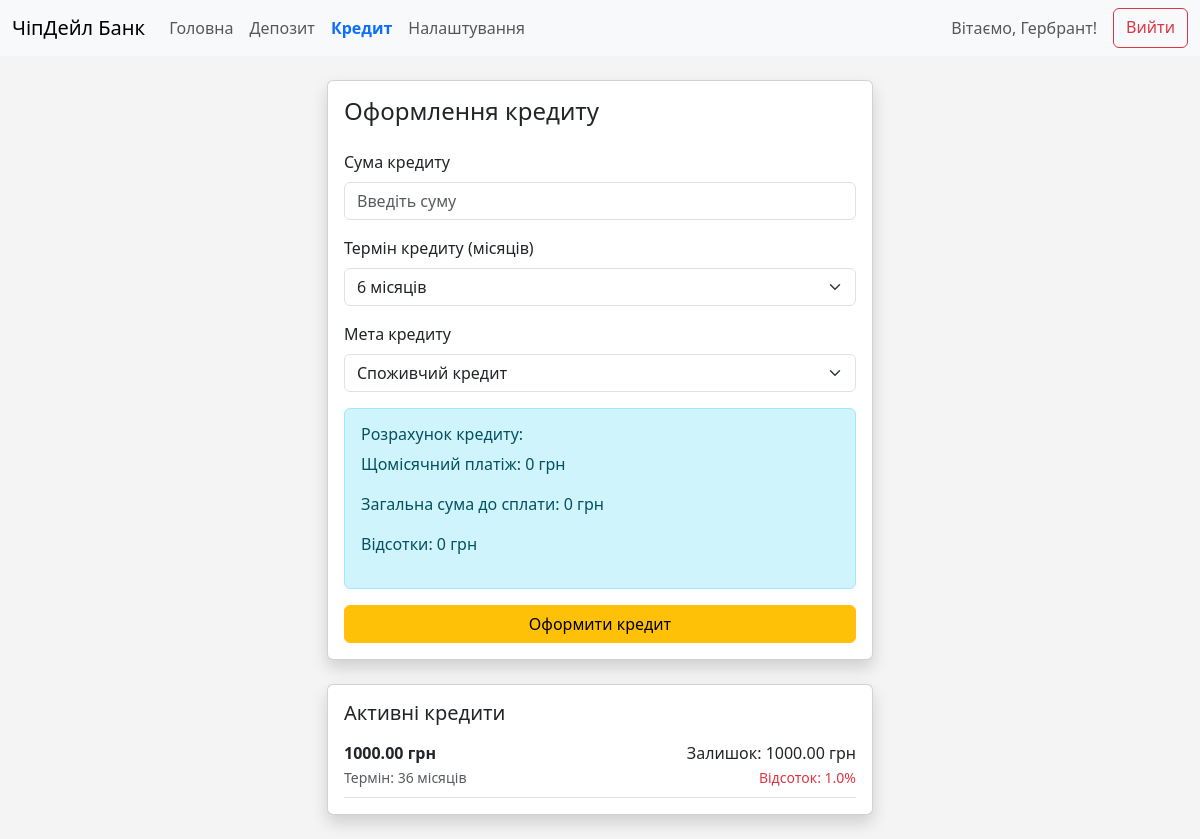
The app's page /credit (signed in), older data.
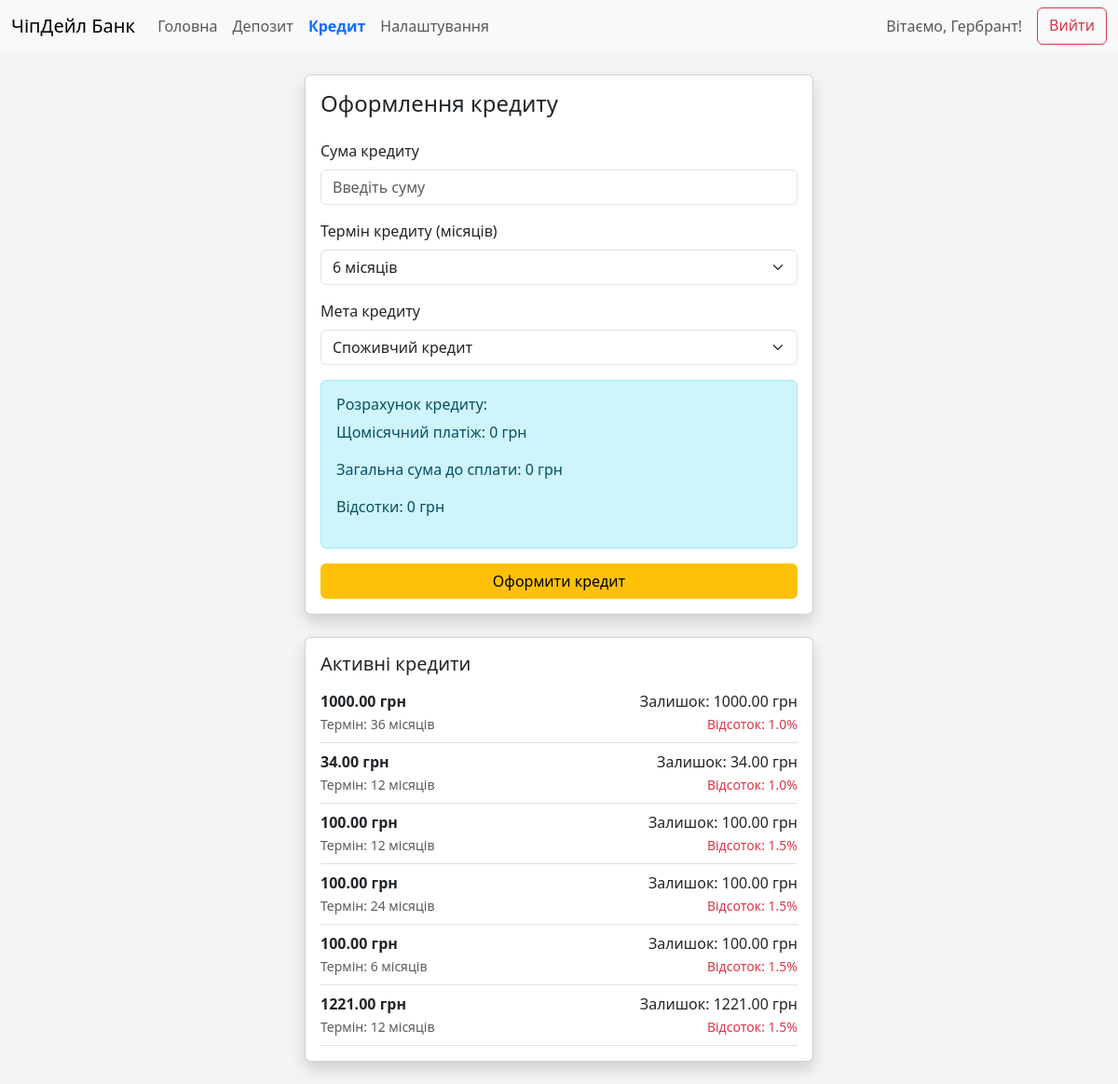
The same page, newer data.
### app/models.py (models this page shows)
class Loan(db.Model):
    id = db.Column(db.Integer, primary_key=True)
    amount = db.Column(db.Float, nullable=False)
    interest_rate = db.Column(db.Float, nullable=False)
    term_months = db.Column(db.Integer, nullable=False)
    remaining_balance = db.Column(db.Float, nullable=False)
    user_id = db.Column(db.Integer, db.ForeignKey('user.id'), nullable=False)

### app/routes.py (the view)
@main_bp.route('/credit')
@login_required
def credit():
    try:
        user = User.query.get(current_user.id)
        if not user:
            return redirect(url_for('main.index'))
        loans = Loan.query.filter_by(user_id=user.id).all()
        return render_template('credit.html', user=user, loans=loans)
    except Exception as e:
        print(f"Помилка при доступі до сторінки кредиту: {str(e)}")
        return redirect(url_for('main.index'))

### app/__init__.py (called while the page is built)
@login_manager.user_loader
def load_user(user_id):
    from app.models import User
    try:
        user = User.query.get(int(user_id))
        print(f"Завантаження користувача: {user_id} -> {user}")
        return user
    except Exception as e:
        print(f"Помилка при завантаженні користувача: {str(e)}")
        return None

### templates/credit.html (shortened to what the changed rows need)
<!DOCTYPE html>
<html lang="uk">
<head>
    <link href="https://cdn.jsdelivr.net/npm/bootstrap@5.3.0/dist/css/bootstrap.min.css" rel="stylesheet">
</head>
<body>
    <div class="container py-4">
        <div class="row justify-content-center">
            <div class="col-md-6">
                <div class="card shadow mt-4">
                    <div class="card-body">
                        {% if loans %}
                            {% for loan in loans %}
                                <div class="border-bottom py-2">
                                    <div class="d-flex justify-content-between">
                                        <div>
                                            <strong>{{ "%.2f"|format(loan.amount) }} грн</strong>
                                            <br>
                                            <small class="text-muted">Термін: {{ loan.term_months }} місяців</small>
                                        </div>
                                        <div class="text-end">
                                            <div>Залишок: {{ "%.2f"|format(loan.remaining_balance) }} грн</div>
                                            <small class="text-danger">Відсоток: {{ "%.1f"|format(loan.interest_rate * 100) }}%</small>
                                        </div>
                                    </div>
                                </div>
                            {% endfor %}
                        {% else %}
                            <p class="text-muted">У вас немає активних кредитів</p>
                        {% endif %}
                    </div>
                </div>
            </div>
        </div>
    </div>
</body>
</html>

Row changes from the older to the newer data that the page shows:
added Loan: amount "34.00", term_months "12", remaining_balance "34.00", loan.interest_rate*100 "1.0"
added Loan: amount "100.00", term_months "12", remaining_balance "100.00", loan.interest_rate*100 "1.5"
added Loan: amount "100.00", term_months "24", remaining_balance "100.00", loan.interest_rate*100 "1.5"
added Loan: amount "100.00", term_months "6", remaining_balance "100.00", loan.interest_rate*100 "1.5"
added Loan: amount "1221.00", term_months "12", remaining_balance "1221.00", loan.interest_rate*100 "1.5"
